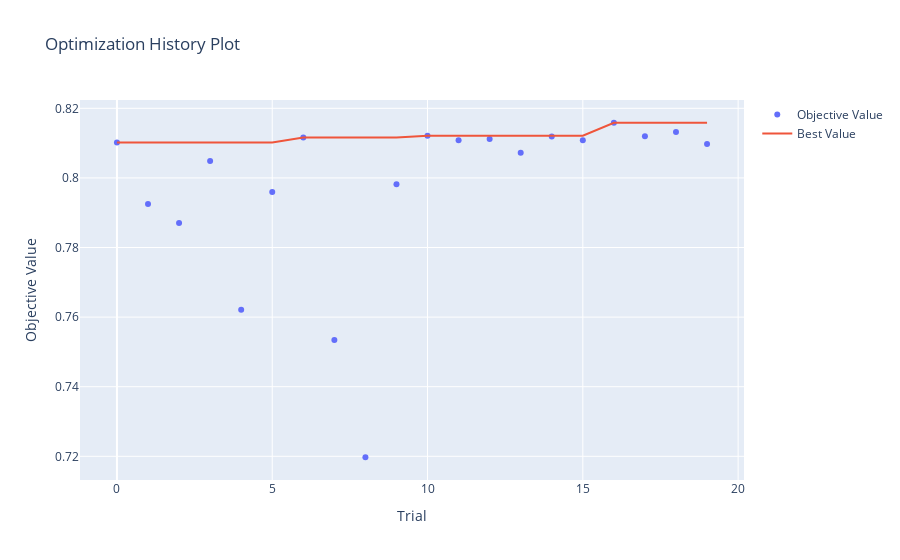

The code cell stored with this chart in its notebook:
### Code cell
import optuna.visualization as vis


# Afficher l’évolution de la performance
vis.plot_optimization_history(loaded_study).show()

### Figure 1 — Plotly figure (JSON) as saved in the notebook; plotly's stock layout.template omitted (floating-point values rounded to 4 significant figures)
{"data": [{"mode": "markers", "name": "Objective Value", "type": "scatter", "x": [0, 1, 2, 3, 4, 5, 6, 7, 8, 9, 10, 11, 12, 13, 14, 15, 16, 17, 18, 19], "y": [0.8101, 0.7925, 0.787, 0.8048, 0.7621, 0.7959, 0.8116, 0.7535, 0.7197, 0.7982, 0.8121, 0.8108, 0.8112, 0.8072, 0.8119, 0.8108, 0.8159, 0.812, 0.8132, 0.8097]}, {"mode": "lines", "name": "Best Value", "type": "scatter", "x": [0, 1, 2, 3, 4, 5, 6, 7, 8, 9, 10, 11, 12, 13, 14, 15, 16, 17, 18, 19], "y": [0.8101, 0.8101, 0.8101, 0.8101, 0.8101, 0.8101, 0.8116, 0.8116, 0.8116, 0.8116, 0.8121, 0.8121, 0.8121, 0.8121, 0.8121, 0.8121, 0.8159, 0.8159, 0.8159, 0.8159]}, {"marker": {"color": "#cccccc"}, "mode": "markers", "name": "Infeasible Trial", "showlegend": false, "type": "scatter", "x": [], "y": []}], "layout": {"title": {"text": "Optimization History Plot"}, "xaxis": {"title": {"text": "Trial"}}, "yaxis": {"title": {"text": "Objective Value"}}}}
